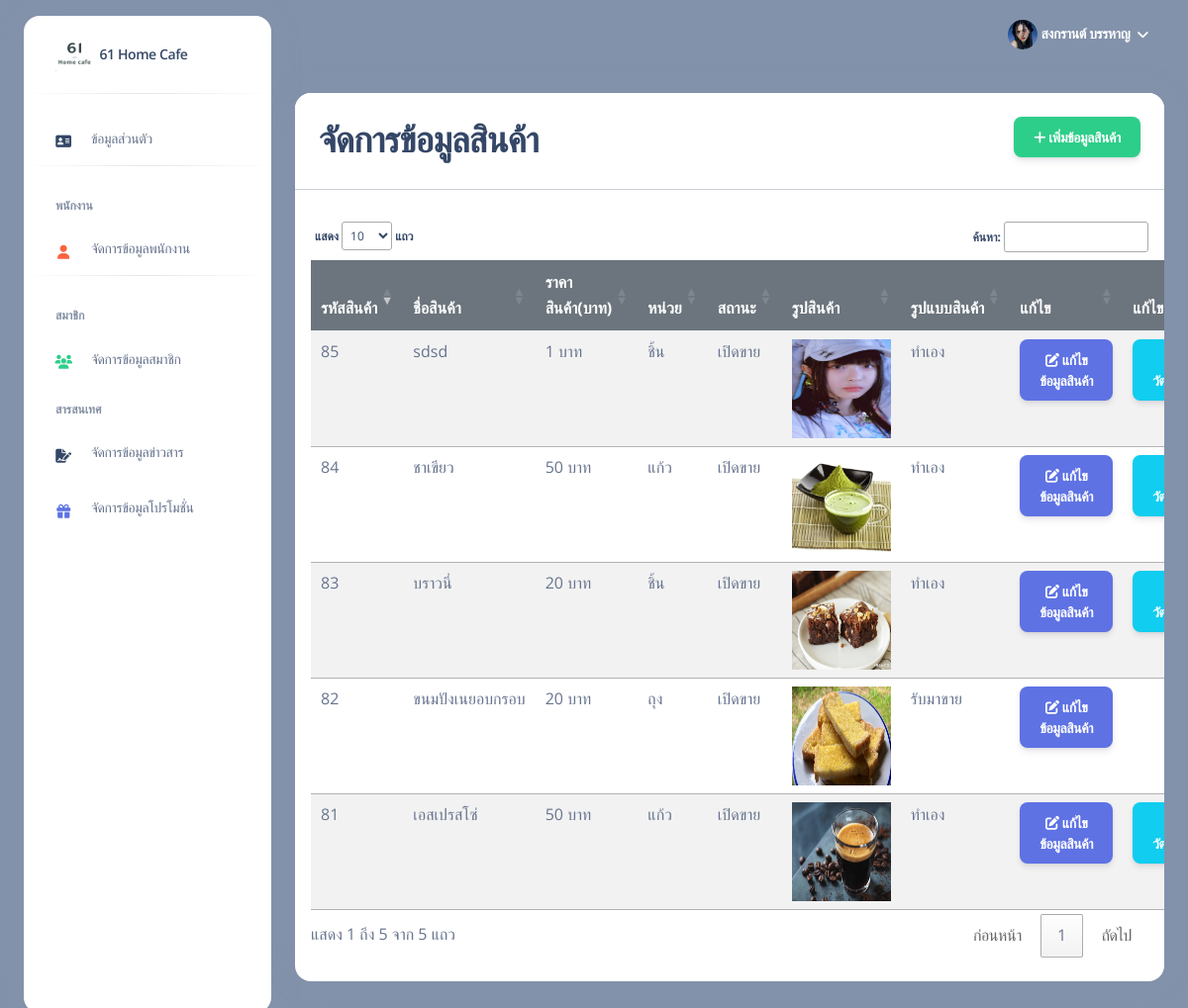
/Back-end/product/product.php (signed in), run on the app's committed database.
### tables this page shows
CREATE TABLE `tb_product_list` (
  `product_id` int(11) NOT NULL,
  `typeproduct_id` int(2) NOT NULL,
  `product_name` varchar(100) NOT NULL,
  `product_description` varchar(200) NOT NULL,
  `product_price` int(11) NOT NULL,
  `product_unit` varchar(20) NOT NULL,
  `product_status` varchar(20) NOT NULL,
  `product_date_created` datetime NOT NULL,
  `product_date_updated` datetime NOT NULL,
  `product_img` varchar(100) NOT NULL,
  `product_make` varchar(20) NOT NULL,
  `product_delete` int(1) NOT NULL
);

### Back-end/product/product.php (the view, shortened to what this page needs)
<?php
include('../../assets/connect/conn.php');
?>
<!DOCTYPE html>
<html lang="en">
<head>
  <link href="../assets/css/nucleo-icons.css" rel="stylesheet" />
  <link href="../assets/css/nucleo-svg.css" rel="stylesheet" />
  <link href="../assets/css/nucleo-svg.css" rel="stylesheet" />
  <link id="pagestyle" href="../assets/css/argon-dashboard.css?v=2.0.4" rel="stylesheet" />
  <link href="../../assets/css/admin_home.css" rel="stylesheet">
  <link href="../../assets/css/body1.css" rel="stylesheet">
  <link rel="stylesheet" type="text/css" href="https://cdn.datatables.net/1.12.1/css/jquery.dataTables.css">
  <link href="../../assets/css/employee1.css" rel="stylesheet">
</head>
<body class="g-sidenav-show">
  <?php
  include("../aside_folder.php");
  ?>
  <main class="main-content position-relative border-radius-lg ">
    <?php
    include("../nav_folder.php");
    ?>
    <div class="container-fluid py-4">
      <div class="row">
        <div class="col-12">
          <div class="card mb-4">
            <div class="card-header pb-0">
              <div class='row'>
                <h2 class='col-6'>จัดการข้อมูลสินค้า</h2>
                <div class='col-6 text-end'><a class='btn btn-success' href='add_product.php'><i class="fas fa-plus"></i>  เพิ่มข้อมูลสินค้า</a></div>
              </div>
            </div>
            <div class="card-body px-0 pt-0 pb-2">
              <center>
                <?php
                echo "<hr class='bg-dark'>";
                ?>
                <div class="table-responsive p-3">
                <table class="table table-striped table-hover" id="dataTable">
                                    <thead class="thead-secondary">
                                        <tr>
                                            <th>รหัสสินค้า</th>
                                            <th>ชื่อสินค้า</th>
                                            <th>ราคา<br>สินค้า(บาท)</th>
                                            <th>หน่วย</th>
                                            <th>สถานะ</th>
                                            <th>รูปสินค้า</th>
                                            <th>รูปแบบสินค้า</th>
                                            <th>แก้ไข</th>
                                            <th>แก้ไขวัตถุดิบ</th>
                                        </tr>
                                    </thead>
                                    <tbody>
                                    <?php
                                        $sql ="SELECT * FROM tb_product_list AS b
                                             INNER JOIN tb_typeproduct AS p ON b.typeproduct_id=p.typeproduct_id
                                             WHERE product_delete='0'
                                            ";
                                        $result = mysqli_query($connect,$sql);
                                        while($row = mysqli_fetch_assoc($result))
                                        {
                                            echo "<tr>";
                                            echo "<td>".$row['product_id']."</td>";
                                            echo "<td>".$row['product_name']."</td>";
                                            echo "<td>".$row['product_price']." บาท</td>";
                                            echo "<td>".$row['product_unit']."</td>";
                                            echo "<td>".$row['product_status']."</td>";
                                            if(empty($row['product_img']))
                                            {
                                                echo "<td>ไม่มีรูปภาพ</td>";
                                            }
                                            else{
                                                echo "<td><img src='../../assets/img/product/".$row['product_img']."' height='100' width='100'></td>";
                                            }
                                            echo "<td>".$row['product_make']."</td>";
                                            echo "<td><a href='edit_product.php?id=".$row['product_id']."' class='btn btn-primary'><i class='fas fa-edit mr-2'></i> แก้ไข<br>ข้อมูลสินค้า</a></td>";
                                            if($row['product_make']=="ทำเอง")
                                            {
                                                echo "<td><a href='edit_product2_detail.php?id=".$row['product_id']."' class='btn btn-info'><i class='fas fa-edit mr-2'></i> แก้ไขข้อมูล<br>วัตถุดิบที่ใช้ในสินค้า</a></td>";
                                            }
                                            else{
                                                echo "<td><center>-</center></td>";
                                            }
                                            ?>
                                            <?php
                                            echo "</tr>";
                                        }
                                    ?>
                                    </tbody>
                                </table>
                </div>
              </center>
            </div>
          </div>
        </div>
      </div>
    </div>
  </main>
</body>
</html>

### assets/css/body1.css (style rules this page uses)
:root { --input-padding-x: 1.5rem; --input-padding-y: .75rem; }
body { background-color:#6C757D; }

### assets/css/employee1.css (style rules this page uses)
.thead-secondary { color:#fff; --bs-bg-opacity:1; background-color:#6C757D; }

### data on the page
tb_product_list: product_id "81", product_name "เอสเปรสโซ่", product_price "50", product_unit "แก้ว", product_status "เปิดขาย", product_img (picture), product_make "ทำเอง"
tb_product_list: product_id "82", product_name "ขนมปังเนยอบกรอบ", product_price "20", product_unit "ถุง", product_status "เปิดขาย", product_img (picture), product_make "รับมาขาย"
tb_product_list: product_id "83", product_name "บราวนี่", product_price "20", product_unit "ชิ้น", product_status "เปิดขาย", product_img (picture), product_make "ทำเอง"
tb_product_list: product_id "84", product_name "ชาเขียว", product_price "50", product_unit "แก้ว", product_status "เปิดขาย", product_img (picture), product_make "ทำเอง"
tb_product_list: product_id "85", product_name "sdsd", product_price "1", product_unit "ชิ้น", product_status "เปิดขาย", product_img (picture), product_make "ทำเอง"

### other printed values
$_SESSION['employee_firstname'] "สงกรานต์"
$_SESSION['employee_surname'] "บรรหาญ"
